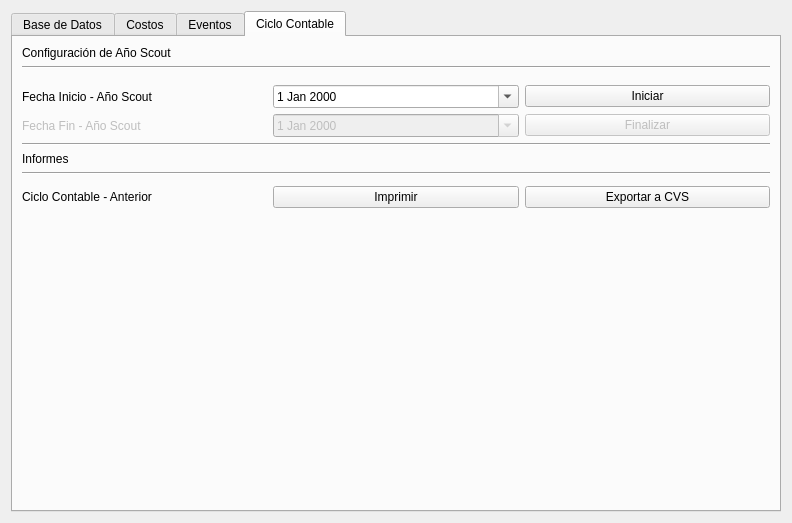
<?xml version="1.0" encoding="UTF-8"?>
<ui version="4.0">
 <class>configuraciones</class>
 <widget class="QDialog" name="configuraciones">
  <property name="enabled">
   <bool>true</bool>
  </property>
  <property name="geometry">
   <rect>
    <x>0</x>
    <y>0</y>
    <width>792</width>
    <height>523</height>
   </rect>
  </property>
  <property name="windowTitle">
   <string>Configuraciones</string>
  </property>
  <layout class="QGridLayout" name="gridLayout">
   <item row="0" column="0">
    <widget class="QTabWidget" name="Ciclocontable">
     <property name="currentIndex">
      <number>3</number>
     </property>
     <widget class="QWidget" name="tab_2">
      <attribute name="title">
       <string>Base de Datos</string>
      </attribute>
      <layout class="QGridLayout" name="gridLayout_12">
       <item row="0" column="0">
        <layout class="QGridLayout" name="gridLayout_8">
         <item row="3" column="1">
          <widget class="QPushButton" name="pushButton_5">
           <property name="text">
            <string>Agregar</string>
           </property>
          </widget>
         </item>
         <item row="3" column="2">
          <widget class="QPushButton" name="pushButton_6">
           <property name="enabled">
            <bool>false</bool>
           </property>
           <property name="text">
            <string>Quitar</string>
           </property>
          </widget>
         </item>
         <item row="1" column="1" colspan="2">
          <widget class="QTableView" name="tableView_3">
           <property name="focusPolicy">
            <enum>Qt::NoFocus</enum>
           </property>
           <property name="editTriggers">
            <set>QAbstractItemView::NoEditTriggers</set>
           </property>
           <property name="selectionBehavior">
            <enum>QAbstractItemView::SelectRows</enum>
           </property>
          </widget>
         </item>
         <item row="0" column="1">
          <widget class="QLabel" name="label_12">
           <property name="text">
            <string>Patrulla</string>
           </property>
          </widget>
         </item>
        </layout>
       </item>
       <item row="0" column="1" colspan="2">
        <layout class="QGridLayout" name="gridLayout_9">
         <item row="2" column="1">
          <widget class="QPushButton" name="pushButton_7">
           <property name="text">
            <string>Agregar</string>
           </property>
          </widget>
         </item>
         <item row="2" column="2">
          <widget class="QPushButton" name="pushButton_8">
           <property name="enabled">
            <bool>false</bool>
           </property>
           <property name="text">
            <string>Quitar</string>
           </property>
          </widget>
         </item>
         <item row="0" column="1">
          <widget class="QLabel" name="label_13">
           <property name="text">
            <string>Cargo</string>
           </property>
          </widget>
         </item>
         <item row="1" column="1" colspan="2">
          <widget class="QTableView" name="tableView_7">
           <property name="focusPolicy">
            <enum>Qt::NoFocus</enum>
           </property>
           <property name="editTriggers">
            <set>QAbstractItemView::NoEditTriggers</set>
           </property>
          </widget>
         </item>
        </layout>
       </item>
       <item row="0" column="3" colspan="2">
        <layout class="QGridLayout" name="gridLayout_7">
         <item row="2" column="2">
          <widget class="QPushButton" name="pushButton_4">
           <property name="enabled">
            <bool>false</bool>
           </property>
           <property name="text">
            <string>Quitar</string>
           </property>
          </widget>
         </item>
         <item row="0" column="1">
          <widget class="QLabel" name="label_7">
           <property name="text">
            <string>Rama</string>
           </property>
          </widget>
         </item>
         <item row="1" column="1" colspan="2">
          <widget class="QTableView" name="tableView_31">
           <property name="focusPolicy">
            <enum>Qt::NoFocus</enum>
           </property>
           <property name="editTriggers">
            <set>QAbstractItemView::NoEditTriggers</set>
           </property>
          </widget>
         </item>
         <item row="2" column="1">
          <widget class="QPushButton" name="pushButton_3">
           <property name="text">
            <string>Agregar</string>
           </property>
          </widget>
         </item>
        </layout>
       </item>
       <item row="1" column="0" rowspan="6" colspan="2">
        <layout class="QGridLayout" name="gridLayout_10">
         <item row="0" column="1">
          <widget class="QLabel" name="label_14">
           <property name="text">
            <string>Categoria de Pago</string>
           </property>
          </widget>
         </item>
         <item row="2" column="1">
          <widget class="QPushButton" name="pushButton_9">
           <property name="text">
            <string>Agregar</string>
           </property>
          </widget>
         </item>
         <item row="2" column="2">
          <widget class="QPushButton" name="pushButton_10">
           <property name="enabled">
            <bool>false</bool>
           </property>
           <property name="text">
            <string>Quitar</string>
           </property>
          </widget>
         </item>
         <item row="1" column="1" colspan="2">
          <widget class="QTableView" name="tableView_8">
           <property name="focusPolicy">
            <enum>Qt::NoFocus</enum>
           </property>
           <property name="editTriggers">
            <set>QAbstractItemView::NoEditTriggers</set>
           </property>
          </widget>
         </item>
        </layout>
       </item>
       <item row="1" column="2" rowspan="6" colspan="3">
        <layout class="QGridLayout" name="gridLayout_11">
         <item row="0" column="1">
          <widget class="QLabel" name="label_15">
           <property name="text">
            <string>Categoría de Materiales</string>
           </property>
          </widget>
         </item>
         <item row="2" column="1">
          <widget class="QPushButton" name="pushButton_11">
           <property name="text">
            <string>Agregar</string>
           </property>
          </widget>
         </item>
         <item row="2" column="2">
          <widget class="QPushButton" name="pushButton_12">
           <property name="enabled">
            <bool>false</bool>
           </property>
           <property name="text">
            <string>Quitar</string>
           </property>
          </widget>
         </item>
         <item row="1" column="1" colspan="2">
          <widget class="QTableView" name="tableView_9">
           <property name="focusPolicy">
            <enum>Qt::NoFocus</enum>
           </property>
           <property name="editTriggers">
            <set>QAbstractItemView::NoEditTriggers</set>
           </property>
          </widget>
         </item>
        </layout>
       </item>
       <item row="8" column="0" colspan="5">
        <layout class="QHBoxLayout" name="horizontalLayout_3">
         <item>
          <widget class="QLabel" name="label_23">
           <property name="text">
            <string>Palabra a Ingresar</string>
           </property>
          </widget>
         </item>
         <item>
          <widget class="QLineEdit" name="lineEdit_2">
           <property name="enabled">
            <bool>false</bool>
           </property>
          </widget>
         </item>
         <item>
          <widget class="QPushButton" name="pushButton_21">
           <property name="enabled">
            <bool>false</bool>
           </property>
           <property name="text">
            <string>Guardar</string>
           </property>
          </widget>
         </item>
         <item>
          <widget class="QPushButton" name="pushButton_22">
           <property name="enabled">
            <bool>false</bool>
           </property>
           <property name="text">
            <string>Cancelar</string>
           </property>
          </widget>
         </item>
        </layout>
       </item>
       <item row="7" column="0" colspan="5">
        <widget class="Line" name="line">
         <property name="orientation">
          <enum>Qt::Horizontal</enum>
         </property>
        </widget>
       </item>
      </layout>
     </widget>
     <widget class="QWidget" name="tab">
      <attribute name="title">
       <string>Costos</string>
      </attribute>
      <layout class="QGridLayout" name="gridLayout_6">
       <item row="0" column="0">
        <layout class="QGridLayout" name="gridLayout_4">
         <item row="0" column="0">
          <widget class="QLabel" name="label_6">
           <property name="text">
            <string>Costos</string>
           </property>
          </widget>
         </item>
         <item row="1" column="0">
          <widget class="QTableView" name="tableView">
           <property name="focusPolicy">
            <enum>Qt::NoFocus</enum>
           </property>
           <property name="editTriggers">
            <set>QAbstractItemView::NoEditTriggers</set>
           </property>
           <property name="selectionBehavior">
            <enum>QAbstractItemView::SelectRows</enum>
           </property>
          </widget>
         </item>
         <item row="3" column="0">
          <layout class="QGridLayout" name="gridLayout_25">
           <item row="0" column="0">
            <widget class="QLabel" name="label_4">
             <property name="font">
              <font>
               <pointsize>12</pointsize>
               <weight>75</weight>
               <bold>true</bold>
              </font>
             </property>
             <property name="text">
              <string>Total</string>
             </property>
            </widget>
           </item>
           <item row="0" column="1">
            <widget class="QLabel" name="label_5">
             <property name="font">
              <font>
               <pointsize>12</pointsize>
               <weight>75</weight>
               <italic>false</italic>
               <bold>true</bold>
              </font>
             </property>
             <property name="text">
              <string>$0</string>
             </property>
             <property name="alignment">
              <set>Qt::AlignRight|Qt::AlignTrailing|Qt::AlignVCenter</set>
             </property>
            </widget>
           </item>
          </layout>
         </item>
         <item row="4" column="0">
          <layout class="QHBoxLayout" name="horizontalLayout_2">
           <item>
            <widget class="QPushButton" name="pushButton">
             <property name="text">
              <string>Agregar</string>
             </property>
            </widget>
           </item>
           <item>
            <widget class="QPushButton" name="pushButton_15">
             <property name="enabled">
              <bool>false</bool>
             </property>
             <property name="text">
              <string>Guardar</string>
             </property>
            </widget>
           </item>
           <item>
            <widget class="QPushButton" name="pushButton_16">
             <property name="enabled">
              <bool>false</bool>
             </property>
             <property name="text">
              <string>Cancelar</string>
             </property>
            </widget>
           </item>
           <item>
            <widget class="QPushButton" name="pushButton_2">
             <property name="text">
              <string>Quitar</string>
             </property>
            </widget>
           </item>
          </layout>
         </item>
        </layout>
       </item>
       <item row="1" column="0">
        <layout class="QGridLayout" name="gridLayout_5">
         <item row="0" column="0">
          <layout class="QGridLayout" name="gridLayout_3">
           <item row="0" column="0">
            <layout class="QGridLayout" name="gridLayout_2">
             <item row="0" column="0">
              <widget class="QLabel" name="label">
               <property name="enabled">
                <bool>true</bool>
               </property>
               <property name="text">
                <string>Descripción</string>
               </property>
              </widget>
             </item>
             <item row="1" column="0" rowspan="3">
              <widget class="QLabel" name="label_2">
               <property name="enabled">
                <bool>true</bool>
               </property>
               <property name="text">
                <string>Monto</string>
               </property>
              </widget>
             </item>
             <item row="0" column="1" rowspan="2">
              <widget class="QLineEdit" name="lineEdit">
               <property name="enabled">
                <bool>false</bool>
               </property>
              </widget>
             </item>
             <item row="2" column="1" rowspan="2">
              <widget class="QDoubleSpinBox" name="doubleSpinBox_2">
               <property name="enabled">
                <bool>false</bool>
               </property>
               <property name="maximum">
                <double>10000.000000000000000</double>
               </property>
              </widget>
             </item>
            </layout>
           </item>
          </layout>
         </item>
        </layout>
       </item>
      </layout>
     </widget>
     <widget class="QWidget" name="tab_3">
      <attribute name="title">
       <string>Eventos</string>
      </attribute>
      <layout class="QGridLayout" name="gridLayout_13">
       <item row="0" column="0" colspan="5">
        <widget class="QTableView" name="tableView_2">
         <property name="focusPolicy">
          <enum>Qt::NoFocus</enum>
         </property>
         <property name="editTriggers">
          <set>QAbstractItemView::NoEditTriggers</set>
         </property>
         <property name="selectionBehavior">
          <enum>QAbstractItemView::SelectRows</enum>
         </property>
        </widget>
       </item>
       <item row="1" column="0">
        <widget class="QLabel" name="label_9">
         <property name="font">
          <font>
           <pointsize>12</pointsize>
           <weight>75</weight>
           <bold>true</bold>
          </font>
         </property>
         <property name="text">
          <string>Nuevo Evento</string>
         </property>
        </widget>
       </item>
       <item row="1" column="2">
        <widget class="QLabel" name="label_18">
         <property name="text">
          <string>Porcentaje</string>
         </property>
        </widget>
       </item>
       <item row="1" column="3" colspan="2">
        <widget class="QSlider" name="horizontalSlider">
         <property name="enabled">
          <bool>false</bool>
         </property>
         <property name="maximum">
          <number>100</number>
         </property>
         <property name="singleStep">
          <number>2</number>
         </property>
         <property name="pageStep">
          <number>10</number>
         </property>
         <property name="sliderPosition">
          <number>0</number>
         </property>
         <property name="orientation">
          <enum>Qt::Horizontal</enum>
         </property>
         <property name="tickPosition">
          <enum>QSlider::TicksBothSides</enum>
         </property>
         <property name="tickInterval">
          <number>5</number>
         </property>
        </widget>
       </item>
       <item row="2" column="0">
        <widget class="QLabel" name="label_10">
         <property name="text">
          <string>Descripción</string>
         </property>
        </widget>
       </item>
       <item row="2" column="1">
        <widget class="QLineEdit" name="lineEdit_3">
         <property name="enabled">
          <bool>false</bool>
         </property>
        </widget>
       </item>
       <item row="2" column="2">
        <widget class="QLabel" name="label_8">
         <property name="text">
          <string>Ganancia Miembro</string>
         </property>
        </widget>
       </item>
       <item row="2" column="4">
        <layout class="QHBoxLayout" name="horizontalLayout">
         <property name="sizeConstraint">
          <enum>QLayout::SetMaximumSize</enum>
         </property>
         <item>
          <widget class="QLabel" name="label_3">
           <property name="minimumSize">
            <size>
             <width>12</width>
             <height>0</height>
            </size>
           </property>
           <property name="maximumSize">
            <size>
             <width>10</width>
             <height>16777215</height>
            </size>
           </property>
           <property name="text">
            <string>&lt;!DOCTYPE HTML PUBLIC &quot;-//W3C//DTD HTML 4.0//EN&quot; &quot;http://www.w3.org/TR/REC-html40/strict.dtd&quot;&gt;
&lt;html&gt;&lt;head&gt;&lt;meta name=&quot;qrichtext&quot; content=&quot;1&quot; /&gt;&lt;style type=&quot;text/css&quot;&gt;
p, li { white-space: pre-wrap; }
&lt;/style&gt;&lt;/head&gt;&lt;body style=&quot; font-family:'Ubuntu'; font-size:11pt; font-weight:400; font-style:normal;&quot;&gt;
&lt;p align=&quot;right&quot; style=&quot; margin-top:0px; margin-bottom:0px; margin-left:0px; margin-right:0px; -qt-block-indent:0; text-indent:0px;&quot;&gt;$&lt;/p&gt;&lt;/body&gt;&lt;/html&gt;</string>
           </property>
          </widget>
         </item>
         <item>
          <widget class="QLabel" name="label_19">
           <property name="minimumSize">
            <size>
             <width>54</width>
             <height>0</height>
            </size>
           </property>
           <property name="text">
            <string>0</string>
           </property>
           <property name="alignment">
            <set>Qt::AlignRight|Qt::AlignTrailing|Qt::AlignVCenter</set>
           </property>
           <property name="textInteractionFlags">
            <set>Qt::NoTextInteraction</set>
           </property>
          </widget>
         </item>
        </layout>
       </item>
       <item row="3" column="0">
        <widget class="QLabel" name="label_11">
         <property name="text">
          <string>Monto Unitario</string>
         </property>
        </widget>
       </item>
       <item row="3" column="1">
        <widget class="QDoubleSpinBox" name="doubleSpinBox">
         <property name="enabled">
          <bool>false</bool>
         </property>
         <property name="maximum">
          <double>10000.000000000000000</double>
         </property>
        </widget>
       </item>
       <item row="3" column="2">
        <widget class="QLabel" name="label_20">
         <property name="text">
          <string>Ganancia Grupo</string>
         </property>
        </widget>
       </item>
       <item row="3" column="4">
        <layout class="QHBoxLayout" name="horizontalLayout_4">
         <property name="sizeConstraint">
          <enum>QLayout::SetMaximumSize</enum>
         </property>
         <item>
          <widget class="QLabel" name="label_27">
           <property name="minimumSize">
            <size>
             <width>12</width>
             <height>0</height>
            </size>
           </property>
           <property name="text">
            <string>&lt;!DOCTYPE HTML PUBLIC &quot;-//W3C//DTD HTML 4.0//EN&quot; &quot;http://www.w3.org/TR/REC-html40/strict.dtd&quot;&gt;
&lt;html&gt;&lt;head&gt;&lt;meta name=&quot;qrichtext&quot; content=&quot;1&quot; /&gt;&lt;style type=&quot;text/css&quot;&gt;
p, li { white-space: pre-wrap; }
&lt;/style&gt;&lt;/head&gt;&lt;body style=&quot; font-family:'Ubuntu'; font-size:11pt; font-weight:400; font-style:normal;&quot;&gt;
&lt;p align=&quot;right&quot; style=&quot; margin-top:0px; margin-bottom:0px; margin-left:0px; margin-right:0px; -qt-block-indent:0; text-indent:0px;&quot;&gt;$&lt;/p&gt;&lt;/body&gt;&lt;/html&gt;</string>
           </property>
          </widget>
         </item>
         <item>
          <widget class="QLabel" name="label_21">
           <property name="minimumSize">
            <size>
             <width>54</width>
             <height>0</height>
            </size>
           </property>
           <property name="text">
            <string>0</string>
           </property>
           <property name="alignment">
            <set>Qt::AlignRight|Qt::AlignTrailing|Qt::AlignVCenter</set>
           </property>
           <property name="textInteractionFlags">
            <set>Qt::NoTextInteraction</set>
           </property>
          </widget>
         </item>
        </layout>
       </item>
       <item row="4" column="0">
        <widget class="QLabel" name="label_22">
         <property name="text">
          <string>Fecha Evento</string>
         </property>
        </widget>
       </item>
       <item row="4" column="1">
        <widget class="QDateEdit" name="dateEdit_3">
         <property name="enabled">
          <bool>false</bool>
         </property>
         <property name="displayFormat">
          <string>dd/MM/yy</string>
         </property>
         <property name="calendarPopup">
          <bool>true</bool>
         </property>
        </widget>
       </item>
       <item row="5" column="0" colspan="3">
        <layout class="QHBoxLayout" name="horizontalLayout_5">
         <item>
          <widget class="QPushButton" name="pushButton_17">
           <property name="text">
            <string>Agregar</string>
           </property>
          </widget>
         </item>
         <item>
          <widget class="QPushButton" name="pushButton_14">
           <property name="enabled">
            <bool>false</bool>
           </property>
           <property name="text">
            <string>Quitar</string>
           </property>
          </widget>
         </item>
         <item>
          <widget class="QPushButton" name="pushButton_13">
           <property name="enabled">
            <bool>false</bool>
           </property>
           <property name="text">
            <string>Guardar</string>
           </property>
          </widget>
         </item>
         <item>
          <widget class="QPushButton" name="pushButton_18">
           <property name="enabled">
            <bool>false</bool>
           </property>
           <property name="text">
            <string>Cancelar</string>
           </property>
          </widget>
         </item>
        </layout>
       </item>
       <item row="5" column="3" colspan="2">
        <spacer name="horizontalSpacer">
         <property name="orientation">
          <enum>Qt::Horizontal</enum>
         </property>
         <property name="sizeHint" stdset="0">
          <size>
           <width>40</width>
           <height>20</height>
          </size>
         </property>
        </spacer>
       </item>
       <item row="3" column="3">
        <spacer name="horizontalSpacer_3">
         <property name="orientation">
          <enum>Qt::Horizontal</enum>
         </property>
         <property name="sizeHint" stdset="0">
          <size>
           <width>30</width>
           <height>9</height>
          </size>
         </property>
        </spacer>
       </item>
       <item row="2" column="3">
        <spacer name="horizontalSpacer_2">
         <property name="orientation">
          <enum>Qt::Horizontal</enum>
         </property>
         <property name="sizeHint" stdset="0">
          <size>
           <width>30</width>
           <height>9</height>
          </size>
         </property>
        </spacer>
       </item>
      </layout>
     </widget>
     <widget class="QWidget" name="tab_4">
      <attribute name="title">
       <string>Ciclo Contable</string>
      </attribute>
      <layout class="QGridLayout" name="gridLayout_24">
       <item row="0" column="0">
        <layout class="QGridLayout" name="gridLayout_21">
         <item row="0" column="0">
          <layout class="QGridLayout" name="gridLayout_15">
           <item row="0" column="0">
            <layout class="QGridLayout" name="gridLayout_14">
             <item row="0" column="0">
              <widget class="QLabel" name="label_24">
               <property name="text">
                <string>Configuración de Año Scout</string>
               </property>
              </widget>
             </item>
             <item row="1" column="0">
              <widget class="Line" name="line_2">
               <property name="orientation">
                <enum>Qt::Horizontal</enum>
               </property>
              </widget>
             </item>
            </layout>
           </item>
           <item row="1" column="0">
            <spacer name="verticalSpacer">
             <property name="orientation">
              <enum>Qt::Vertical</enum>
             </property>
             <property name="sizeType">
              <enum>QSizePolicy::Fixed</enum>
             </property>
             <property name="sizeHint" stdset="0">
              <size>
               <width>20</width>
               <height>10</height>
              </size>
             </property>
            </spacer>
           </item>
          </layout>
         </item>
         <item row="1" column="0">
          <layout class="QGridLayout" name="gridLayout_20">
           <item row="0" column="0">
            <layout class="QGridLayout" name="gridLayout_18">
             <item row="0" column="0">
              <widget class="QLabel" name="label_16">
               <property name="text">
                <string>Fecha Inicio - Año Scout</string>
               </property>
              </widget>
             </item>
             <item row="0" column="1">
              <widget class="QDateEdit" name="dateEdit">
               <property name="calendarPopup">
                <bool>true</bool>
               </property>
               <property name="currentSectionIndex">
                <number>0</number>
               </property>
               <property name="timeSpec">
                <enum>Qt::LocalTime</enum>
               </property>
              </widget>
             </item>
             <item row="0" column="2">
              <widget class="QPushButton" name="pushButton_19">
               <property name="text">
                <string>Iniciar</string>
               </property>
              </widget>
             </item>
            </layout>
           </item>
           <item row="1" column="0">
            <layout class="QGridLayout" name="gridLayout_19">
             <item row="0" column="0">
              <layout class="QGridLayout" name="gridLayout_17">
               <item row="0" column="0">
                <widget class="QLabel" name="label_17">
                 <property name="enabled">
                  <bool>false</bool>
                 </property>
                 <property name="text">
                  <string>Fecha Fin - Año Scout</string>
                 </property>
                </widget>
               </item>
               <item row="0" column="1">
                <widget class="QDateEdit" name="dateEdit_2">
                 <property name="enabled">
                  <bool>false</bool>
                 </property>
                 <property name="calendarPopup">
                  <bool>true</bool>
                 </property>
                </widget>
               </item>
               <item row="0" column="2">
                <widget class="QPushButton" name="pushButton_20">
                 <property name="enabled">
                  <bool>false</bool>
                 </property>
                 <property name="text">
                  <string>Finalizar</string>
                 </property>
                </widget>
               </item>
              </layout>
             </item>
             <item row="1" column="0">
              <layout class="QGridLayout" name="gridLayout_16">
               <item row="0" column="0">
                <widget class="Line" name="line_3">
                 <property name="orientation">
                  <enum>Qt::Horizontal</enum>
                 </property>
                </widget>
               </item>
              </layout>
             </item>
            </layout>
           </item>
          </layout>
         </item>
        </layout>
       </item>
       <item row="1" column="0">
        <layout class="QGridLayout" name="gridLayout_23">
         <item row="0" column="0">
          <widget class="QLabel" name="label_25">
           <property name="text">
            <string>Informes</string>
           </property>
          </widget>
         </item>
         <item row="3" column="0">
          <layout class="QGridLayout" name="gridLayout_22">
           <item row="0" column="0">
            <widget class="QLabel" name="label_26">
             <property name="enabled">
              <bool>true</bool>
             </property>
             <property name="text">
              <string>Ciclo Contable - Anterior</string>
             </property>
            </widget>
           </item>
           <item row="0" column="1">
            <widget class="QPushButton" name="pushButton_23">
             <property name="enabled">
              <bool>true</bool>
             </property>
             <property name="text">
              <string>Imprimir</string>
             </property>
            </widget>
           </item>
           <item row="0" column="2">
            <widget class="QPushButton" name="pushButton_24">
             <property name="text">
              <string>Exportar a CVS</string>
             </property>
            </widget>
           </item>
          </layout>
         </item>
         <item row="2" column="0">
          <spacer name="verticalSpacer_4">
           <property name="orientation">
            <enum>Qt::Vertical</enum>
           </property>
           <property name="sizeType">
            <enum>QSizePolicy::Fixed</enum>
           </property>
           <property name="sizeHint" stdset="0">
            <size>
             <width>20</width>
             <height>5</height>
            </size>
           </property>
          </spacer>
         </item>
         <item row="1" column="0">
          <widget class="Line" name="line_4">
           <property name="orientation">
            <enum>Qt::Horizontal</enum>
           </property>
          </widget>
         </item>
        </layout>
       </item>
       <item row="2" column="0">
        <spacer name="verticalSpacer_3">
         <property name="orientation">
          <enum>Qt::Vertical</enum>
         </property>
         <property name="sizeHint" stdset="0">
          <size>
           <width>20</width>
           <height>40</height>
          </size>
         </property>
        </spacer>
       </item>
      </layout>
     </widget>
    </widget>
   </item>
  </layout>
 </widget>
 <tabstops>
  <tabstop>dateEdit</tabstop>
  <tabstop>pushButton_19</tabstop>
  <tabstop>dateEdit_2</tabstop>
  <tabstop>pushButton_20</tabstop>
  <tabstop>pushButton_23</tabstop>
  <tabstop>pushButton_24</tabstop>
  <tabstop>pushButton_5</tabstop>
  <tabstop>pushButton_6</tabstop>
  <tabstop>pushButton_7</tabstop>
  <tabstop>pushButton_8</tabstop>
  <tabstop>pushButton_3</tabstop>
  <tabstop>pushButton_4</tabstop>
  <tabstop>pushButton_9</tabstop>
  <tabstop>pushButton_10</tabstop>
  <tabstop>pushButton_11</tabstop>
  <tabstop>pushButton_12</tabstop>
  <tabstop>lineEdit_2</tabstop>
  <tabstop>pushButton_21</tabstop>
  <tabstop>pushButton_22</tabstop>
  <tabstop>pushButton</tabstop>
  <tabstop>lineEdit</tabstop>
  <tabstop>doubleSpinBox_2</tabstop>
  <tabstop>pushButton_15</tabstop>
  <tabstop>pushButton_16</tabstop>
  <tabstop>pushButton_2</tabstop>
  <tabstop>pushButton_17</tabstop>
  <tabstop>lineEdit_3</tabstop>
  <tabstop>doubleSpinBox</tabstop>
  <tabstop>dateEdit_3</tabstop>
  <tabstop>horizontalSlider</tabstop>
  <tabstop>pushButton_14</tabstop>
  <tabstop>pushButton_13</tabstop>
  <tabstop>pushButton_18</tabstop>
  <tabstop>Ciclocontable</tabstop>
 </tabstops>
 <resources/>
 <connections>
  <connection>
   <sender>pushButton</sender>
   <signal>pressed()</signal>
   <receiver>lineEdit</receiver>
   <slot>setFocus()</slot>
   <hints>
    <hint type="sourcelabel">
     <x>121</x>
     <y>434</y>
    </hint>
    <hint type="destinationlabel">
     <x>188</x>
     <y>469</y>
    </hint>
   </hints>
  </connection>
  <connection>
   <sender>pushButton_17</sender>
   <signal>pressed()</signal>
   <receiver>lineEdit_3</receiver>
   <slot>setFocus()</slot>
   <hints>
    <hint type="sourcelabel">
     <x>30</x>
     <y>476</y>
    </hint>
    <hint type="destinationlabel">
     <x>154</x>
     <y>386</y>
    </hint>
   </hints>
  </connection>
 </connections>
</ui>
